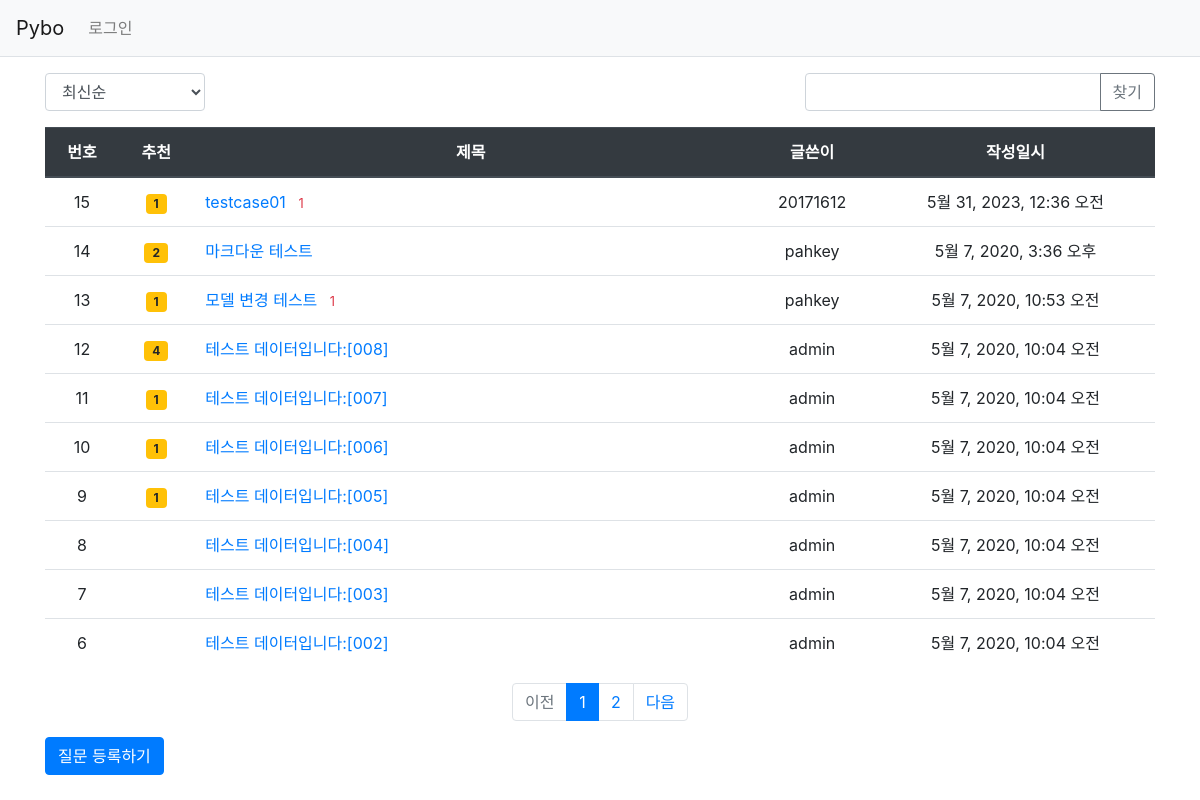
Page /pybo/ on the earlier database version.
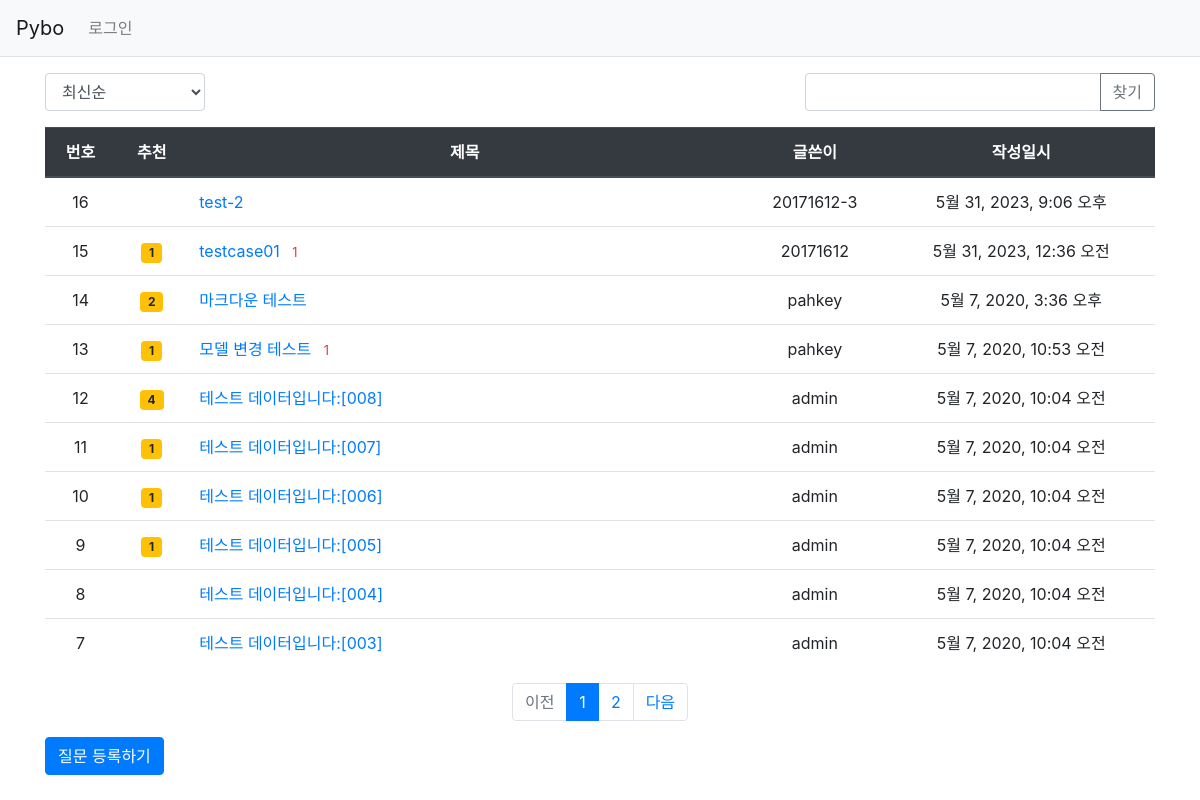
Same page on the later database version.
### pybo/models.py (models this page shows, shortened)
class Question(models.Model):
    author = models.ForeignKey(User, on_delete=models.CASCADE, related_name='author_question')
    subject = models.CharField(max_length=200)
    content = models.TextField()
    create_date = models.DateTimeField()
    modify_date = models.DateTimeField(null=True, blank=True)
    modify_count = models.IntegerField(default=0)
    voter = models.ManyToManyField(User, related_name='voter_question')

### pybo/views/base_views.py (the view, shortened to what this page needs)
# urls.py: path('', base_views.index, name='index'),  # '/' 에 해당되는 path
def index(request):
    page = request.GET.get('page', '1')  # 페이지
    kw = request.GET.get('kw', '')  # 검색어
    so = request.GET.get('so', 'recent')  # 정렬기준
    if so == 'recommend':
        question_list = Question.objects.annotate(num_voter=Count('voter')).order_by('-num_voter', '-create_date')
    elif so == 'popular':
        question_list = Question.objects.annotate(num_answer=Count('answer')).order_by('-num_answer', '-create_date')
    else:  # recent
        question_list = Question.objects.order_by('-create_date')
    paginator = Paginator(question_list, 10)  # 페이지당 10개씩 보여주기
    page_obj = paginator.get_page(page)
    context = {'question_list': page_obj, 'page': page, 'kw': kw, 'so': so}  # <------ so 추가
    return render(request, 'pybo/question_list.html', context)

### pybo/templatetags/pybo_filter.py (called while the page is built)
@register.filter
def sub(value, arg):
    return value - arg

### templates/pybo/question_list.html (shortened to what this page needs)
{% extends 'base.html' %}
{% load pybo_filter %}
{% block content %}
<div class="container my-3">
    <div class="row justify-content-between my-3">
        <div class="col-2">
            <select class="form-control so">
                <option value="recent" {% if so == 'recent' %}selected{% endif %}>최신순</option>
            </select>
        </div>
        <div class="col-4 input-group">
            <input type="text" class="form-control kw" value="{{ kw|default_if_none:'' }}">
            <div class="input-group-append">
                <button class="btn btn-outline-secondary" type="button" id="btn_search">찾기</button>
            </div>
        </div>
    </div>
    <table class="table">
        <thead>
        <tr class="text-center thead-dark">
            <th>번호</th>
            <th>추천</th>
            <th style="width:50%">제목</th>
            <th>글쓴이</th>
            <th>작성일시</th>
        </tr>
        </thead>
        <tbody>
        {% if question_list %}
        {% for question in question_list %}
        <tr class="text-center">
            <td>
                {{ question_list.paginator.count|sub:question_list.start_index|sub:forloop.counter0|add:1 }}
            </td>
            <td>
                {% if question.voter.all.count > 0 %}
                <span class="badge badge-warning px-2 py-1">{{ question.voter.all.count }}</span>
                {% endif %}
            </td>
            <td class="text-left">
                <a href="{% url 'pybo:detail' question.id %}">{{ question.subject }}</a>
                {% if question.answer_set.count > 0 %}
                <span class="text-danger small ml-2">{{ question.answer_set.count }}</span>
                {% endif %}
            </td>
            <td>{{ question.author.username }}</td>
            <td>{{ question.create_date }}</td>
        </tr>
        {% endfor %}
        {% else %}
        <tr>
            <td colspan="3">질문이 없습니다.</td>
        </tr>
        {% endif %}
        </tbody>
    </table>
    <ul class="pagination justify-content-center">
        {% if question_list.has_previous %}
        <li class="page-item">
            <a class="page-link" data-page="{{ question_list.previous_page_number }}" href="#">이전</a>
        </li>
        {% else %}
        <li class="page-item disabled">
            <a class="page-link" tabindex="-1" aria-disabled="true" href="#">이전</a>
        </li>
        {% endif %}
        {% for page_number in question_list.paginator.page_range %}
        {% if page_number >= question_list.number|add:-5 and page_number <= question_list.number|add:5 %}
            {% if page_number == question_list.number %}
            <li class="page-item active" aria-current="page">
                <a class="page-link" data-page="{{ page_number }}" href="#">{{ page_number }}</a>
            </li>
            {% else %}
            <li class="page-item">
                <a class="page-link" data-page="{{ page_number }}" href="#">{{ page_number }}</a>
            </li>
            {% endif %}
        {% endif %}
        {% endfor %}
        {% if question_list.has_next %}
        <li class="page-item">
            <a class="page-link" data-page="{{ question_list.next_page_number }}" href="#">다음</a>
        </li>
        {% else %}
        <li class="page-item disabled">
            <a class="page-link" tabindex="-1" aria-disabled="true" href="#">다음</a>
        </li>
        {% endif %}
    </ul>
    <a href="{% url 'pybo:question_create' %}" class="btn btn-primary">질문 등록하기</a>
</div>
{% endblock %}

Differences in the rows shown:
no longer on this page (row unchanged): Question: paginator.count|sub "6", subject "테스트 데이터입니다:[002]", author.username "admin", create_date "5월 7, 2020, 10:04 오전"
added Question: paginator.count|sub "16", subject "test-2", author.username "20171612-3", create_date "5월 31, 2023, 9:06 오후"
